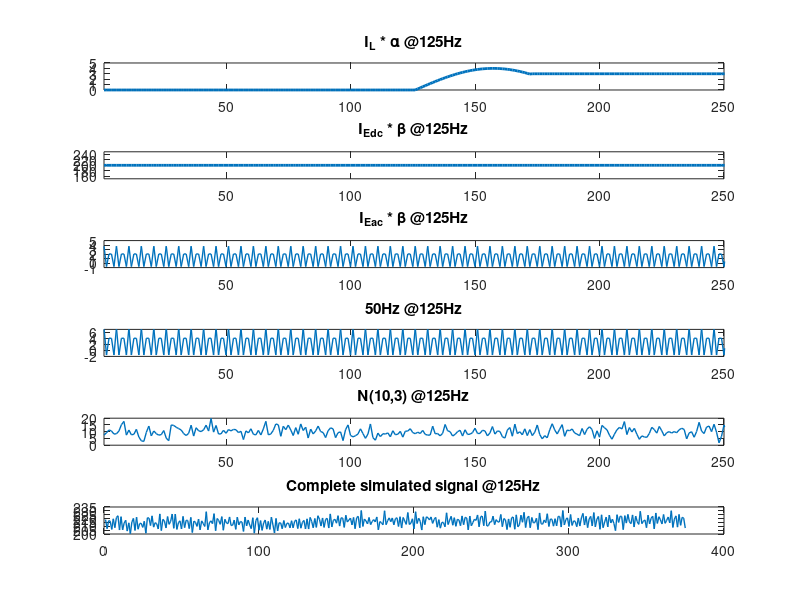
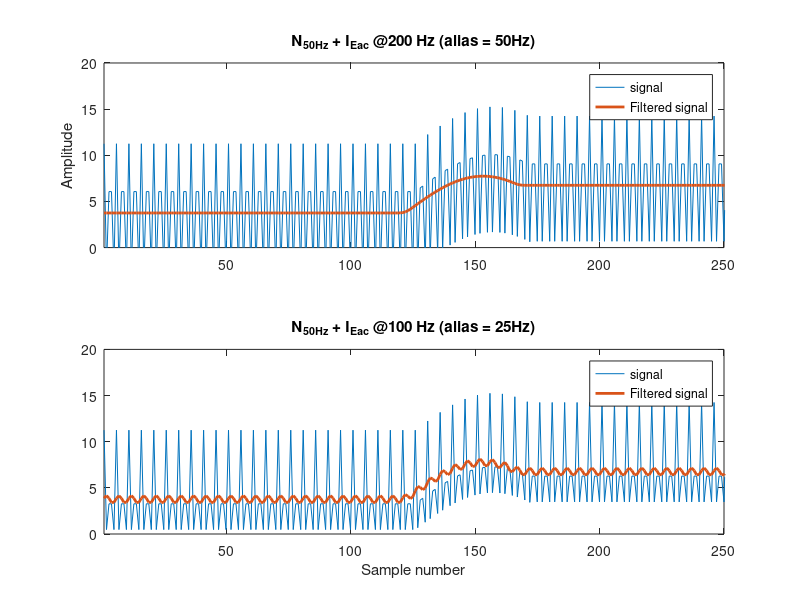

Recreate these plots in MATLAB, in order.
clear all
close all
%in fdatool, lowpass, Fir, 8th order, chebyshev,sidelobe atten = 100, 
%Fs = 125Hz, Fc = 5Hz
filter = [0.0049    0.0348    0.1126    0.2152    0.2650    0.2152    0.1126    0.0348    0.0049]

simulation_time = 3

ts = 1/200000;
t = 0:ts:simulation_time;

diff = 10;
T = 3;

[dc n] = size(t);

mu(1:n) = 10;
sigma(1:n) = 3;

noise  = normrnd(mu,sigma);
ac     = 2.5+5* cos(t*2*pi*50);
acL    = 1.25+2.5* cos(t*2*pi*200);
dc(1:n)= 200;
signal(1:n) = 0;
sin    = 4* sin(t*2*pi*1);
signal(ceil(1/ts):floor(1/ts+1/ts/2)) = sin(1:ceil(1/ts/2));
signal(floor(1/ts+1/ts/2)-25000:n) = 3;


sig_on = ac(1:n-diff)+dc(1:n-diff)+noise(1:n-diff)+signal(1:n-diff);

samples_index = 1:200000/125:simulation_time*200000;
sig_on = sig_on(samples_index);


subplot(6,1,1)
signal = signal(samples_index);
plot(signal,'LineWidth',2,'DisplayName','signal')
axis([1 250 0 5])
title('I_L * \alpha @125Hz')

subplot(6,1,2)
dc     = dc(samples_index);
plot(dc,'LineWidth',2,'DisplayName','I_E_a_c)')
axis([1 250 150 250])
title('I_E_d_c * \beta @125Hz')

subplot(6,1,3)
acL     = acL(samples_index);
plot(acL,'LineWidth',1,'DisplayName','I_E_a_c)')
axis([1 250 -1 5])
title('I_E_a_c * \beta @125Hz')

subplot(6,1,4)
ac    = ac(samples_index);
plot(ac,'LineWidth',1,'DisplayName','50Hz)')
axis([1 250 -2 7])
title('50Hz @125Hz')

subplot(6,1,5)
noise  = noise(samples_index);
plot(noise,'LineWidth',1,'DisplayName','N(\mu,\sigma)')
axis([1 250 0 20])
title('N(10,3) @125Hz')

subplot(6,1,6)
tot  = signal + noise + dc + ac + acL;
plot(tot,'LineWidth',1,'DisplayName','N(\mu,\sigma)')

title('Complete simulated signal @125Hz')

figure;
subplot(2,1,1)
plot(signal+ac+acL,'DisplayName','signal')
axis([1 250 0 20])
hold on
filtered = conv(signal+ac+acL,filter)
filtered(1:8) = [];
plot(filtered,'LineWidth',2,'DisplayName','Filtered signal')
title('N_5_0_H_z + I_E_a_c @200 Hz (alias = 50Hz)')
ylabel('Amplitude')
legend('show')

subplot(2,1,2)
acL    = 1.25+2.5* cos(t*2*pi*100);
acL    = acL(samples_index);

plot(signal+ac+acL,'DisplayName','signal')
axis([1 250 0 20])
hold on
filtered = conv(signal+ac+acL,filter)
filtered(1:8) = [];
plot(filtered,'LineWidth',2,'DisplayName','Filtered signal')
title('N_5_0_H_z + I_E_a_c @100 Hz (alias = 25Hz)')
xlabel('Sample number')

legend('show')

%histogram(sig_on)
%hold on
%histogram(noise)
%sig_on = conv(sig_on,filter);
%histogram(sig_on)